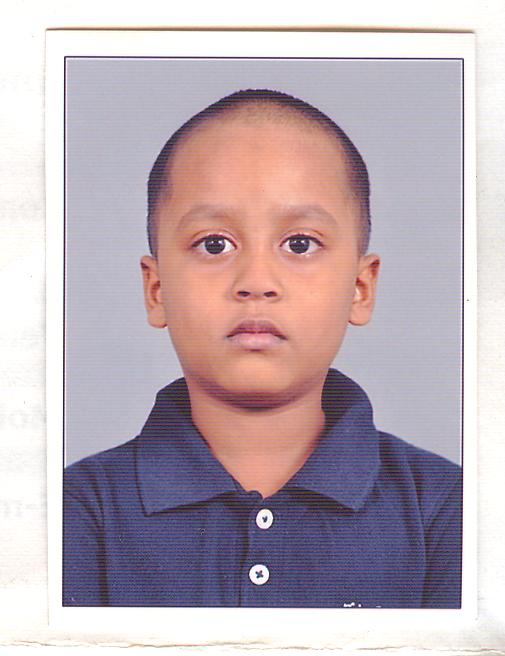
#> input picture TestImages/Om.jpg, 505 x 656 px, found by its file name
$ python faceAlignment.py
#> lines starting #> are read from the running program, lines starting #| are printed output that depends on the picture; after the words box and inside, x2 and y2 are one past the last pixel; in counts of white or black regions, pixels touching at a corner belong together
# install and import above modules first
import os
import cv2
import math
import matplotlib.pyplot as pl
import pandas as pd
from PIL import Image
import numpy as np


# Detect face
def face_detection(img):
    faces = face_detector.detectMultiScale(img, 1.1, 4)
    if len(faces) <= 0:
        img_gray = cv2.cvtColor(img, cv2.COLOR_BGR2GRAY)
        return img, img_gray
    else:
        X, Y, W, H = faces[0]
        img = img[int(Y) : int(Y + H), int(X) : int(X + W)]
        return img, cv2.cvtColor(img, cv2.COLOR_BGR2BGRA)


def trignometry_for_distance(a, b):
    return math.sqrt(((b[0] - a[0]) * (b[0] - a[0])) + ((b[1] - a[1]) * (b[1] - a[1])))


# Find eyes
def Face_Alignment(img_path):
#> called with img_path = 'TestImages/om.jpg'
    pl.imshow(cv2.imread(img_path)[:, :, ::-1])
    pl.show()
    img_raw = cv2.imread(img_path).copy()
#> img_raw is the input picture: shape (656, 505, 3); mean B, G, R 181.3, 173.8, 188.7
    img, gray_img = face_detection(cv2.imread(img_path))
#> in face_detection, `faces = face_detector.detectMultiScale(img, 1.1, 4)`: faces = [[131, 142, 256, 256]]
#> in face_detection, `X, Y, W, H = faces[0]`: X = 131; Y = 142; W = 256
    eyes = eye_detector.detectMultiScale(gray_img)
#> eyes = [[141, 76, 53, 53], [54, 75, 58, 58]]

    # for multiple people in an image find the largest
    # pair of eyes
    if len(eyes) >= 2:
        eye = eyes[:, 2]
#> eye = [53, 58]
        container1 = []
        for i in range(0, len(eye)):
            container = (eye[i], i)
            container1.append(container)
#> this loop made 2 passes
#> container on passes 1 to 2: (53, 0), (58, 1)
#> after the loop, container1 = [(53, 0), (58, 1)]
        df = pd.DataFrame(container1, columns=["length", "idx"]).sort_values(
            by=["length"]
        )
#> df = table of 2 rows and 2 columns
        eyes = eyes[df.idx.values[0:2]]

        # deciding to choose left and right eye
        eye_1 = eyes[0]
#> eye_1 = [141, 76, 53, 53]
        eye_2 = eyes[1]
#> eye_2 = [54, 75, 58, 58]
        if eye_1[0] > eye_2[0]:
            left_eye = eye_2
#> left_eye = [54, 75, 58, 58]
            right_eye = eye_1
#> right_eye = [141, 76, 53, 53]
        else:
            left_eye = eye_1
            right_eye = eye_2

        # center of eyes
        # center of right eye
        right_eye_center = (
            int(right_eye[0] + (right_eye[2] / 2)),
            int(right_eye[1] + (right_eye[3] / 2)),
        )
#> right_eye_center = (167, 102)
        right_eye_x = right_eye_center[0]
#> right_eye_x = 167
        right_eye_y = right_eye_center[1]
#> right_eye_y = 102
        cv2.circle(img, right_eye_center, 2, (255, 0, 0), 3)
#> img: shape (256, 256, 3); mean B, G, R 142.2, 149.5, 200.1

        for x2, y2, w2, h2 in eyes:
            radius = int(round((w2 + h2) * 0.25))
            img = cv2.circle(img, right_eye_center, radius, (0, 0, 255), 4)
#> this loop made 2 passes
#> (x2, y2, w2, h2, radius) on passes 1 to 2: (141, 76, 53, 53, 26), (54, 75, 58, 58, 29)
#> pass 1, in Face_Alignment, `img = cv2.circle(img, right_eye_center, radius, (0, 0, 255), 4)`:
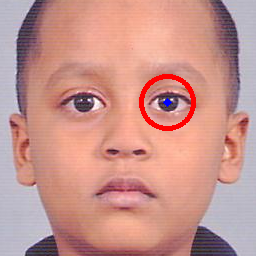
#> img: shape (256, 256, 3); mean B, G, R 140.6, 147.6, 200.6

        # center of left eye
        left_eye_center = (
            int(left_eye[0] + (left_eye[2] / 2)),
            int(left_eye[1] + (left_eye[3] / 2)),
        )
#> left_eye_center = (83, 104)
        left_eye_x = left_eye_center[0]
#> left_eye_x = 83
        left_eye_y = left_eye_center[1]
#> left_eye_y = 104

        cv2.circle(img, left_eye_center, 2, (255, 0, 0), 3)
#> img: shape (256, 256, 3); mean B, G, R 139.5, 146.2, 200.8

        # finding rotation direction
        if left_eye_y > right_eye_y:
            print("Rotate image to clock direction")
            point_3rd = (right_eye_x, left_eye_y)
#> point_3rd = (167, 104)
            direction = -1  # rotate image direction to clock
        else:
            print("Rotate to inverse clock direction")
            point_3rd = (left_eye_x, right_eye_y)
            direction = 1  # rotate inverse direction of clock

        cv2.circle(img, point_3rd, 2, (255, 0, 0), 2)
#> img: shape (256, 256, 3); mean B, G, R 139.5, 146.2, 200.8

        for x2, y2, w2, h2 in eyes:
            radius = int(round((w2 + h2) * 0.25))
            img = cv2.circle(img, left_eye_center, radius, (0, 0, 255), 4)
#> this loop made 2 passes
#> pass 1, in Face_Alignment, `img = cv2.circle(img, left_eye_center, radius, (0, 0, 255), 4)`:
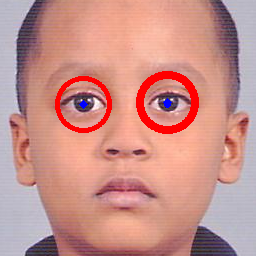
#> img: shape (256, 256, 3); mean B, G, R 137.9, 144.5, 201.4
#> pass 2, in Face_Alignment, `img = cv2.circle(img, left_eye_center, radius, (0, 0, 255), 4)`:
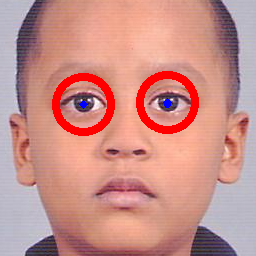
#> img: shape (256, 256, 3); 0.88% of pixels changed, all inside (x1, y1, x2, y2) = (52, 73, 115, 136)

        a = trignometry_for_distance(left_eye_center, point_3rd)
#> a = 84
        b = trignometry_for_distance(right_eye_center, point_3rd)
#> b = 2
        c = trignometry_for_distance(right_eye_center, left_eye_center)
#> c = 84.02
        cos_a = (b * b + c * c - a * a) / (2 * b * c)
#> cos_a = 0.0238
        angle = (np.arccos(cos_a) * 180) / math.pi
#> angle = 88.64

        if direction == -1:
            angle = 90 - angle
#> angle = 1.36
        else:
            angle = -(90 - angle)

        # rotate image
        new_img = Image.fromarray(img_raw)
        new_img = np.array(new_img.rotate(direction * angle))
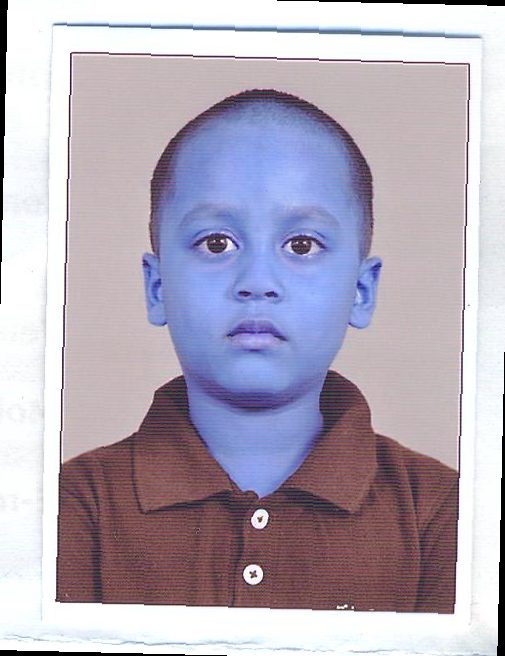
#> new_img: shape (656, 505, 3); mean R, G, B 178.3, 170.8, 185.7

    cv2.imshow("Capture - Face detection", img)
    return new_img


path_for_face = "HaarCascade/haarcascade_frontalface_default.xml"
# path_for_eyes = "HaarCascade/haarcascade_eye.xml"
path_for_eyes = "HaarCascade/haarcascade_eye_tree_eyeglasses.xml"
path_for_nose = "HaarCascade/haarcascade_mcs_nose.xml"

if os.path.isfile(path_for_face) is not True:
    raise ValueError(
        "opencv is not installed pls install using pip install opencv ",
        "HaarCascade/",
        " violated.",
    )

face_detector = cv2.CascadeClassifier(path_for_face)
eye_detector = cv2.CascadeClassifier(path_for_eyes)
nose_detector = cv2.CascadeClassifier(path_for_nose)

# Name of the image for face alignment if on
# the other folder kindly paste the name of
# the image with path included
test_set = ["TestImages/om.jpg"]
for i in test_set:
    alignedFace = Face_Alignment(i)

    pl.imshow(alignedFace[:, :, ::-1])
    pl.show()
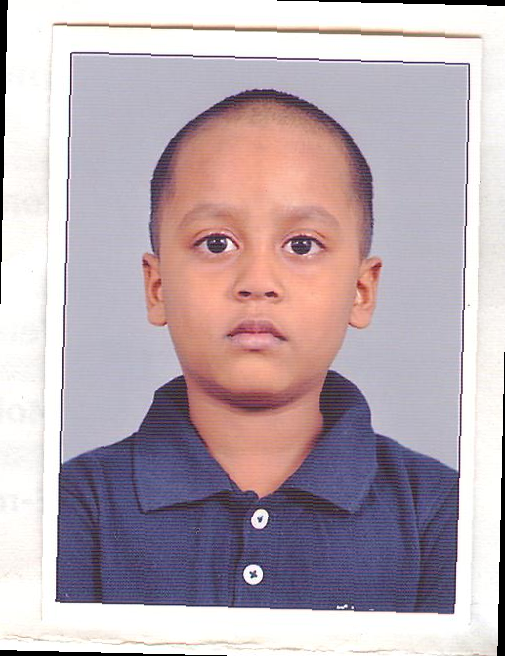
#> shown: shape (656, 505, 3); mean R, G, B 185.7, 170.8, 178.3
    img, gray_img = face_detection(alignedFace)
#> in face_detection (call 2), `faces = face_detector.detectMultiScale(img, 1.1, 4)`: faces = [[124, 138, 267, 267]]
#> in face_detection (call 2), `X, Y, W, H = faces[0]`: X = 124; Y = 138; W = 267
#> in face_detection (call 2), `img = img[int(Y) : int(Y + H), int(X) : int(X + W)]`:
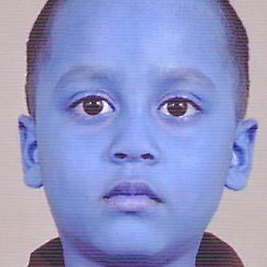
#> img: shape (267, 267, 3); mean R, G, B 143.7, 149.8, 197.9
#> gray_img: shape (267, 267, 4)
    pl.imshow(img[:, :, ::-1])
    pl.show()
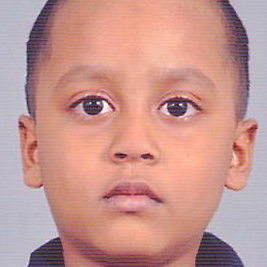
#> shown: shape (267, 267, 3); mean R, G, B 197.9, 149.8, 143.7
